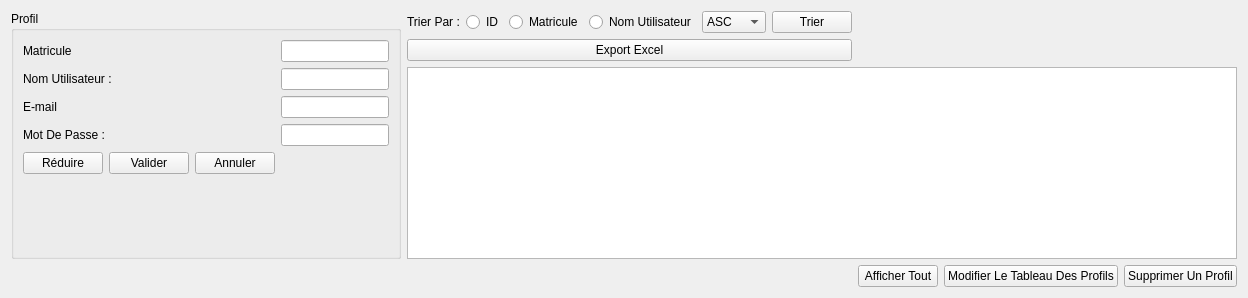
              <widget class="QWidget" name="gestionPro">
               <layout class="QGridLayout" name="gridLayout_4">
                <item row="3" column="2" colspan="2">
                 <layout class="QHBoxLayout" name="horizontalLayout_21">
                  <item>
                   <widget class="QPushButton" name="afficherTablePro">
                    <property name="text">
                     <string>Afficher Tout</string>
                    </property>
                   </widget>
                  </item>
                  <item>
                   <widget class="QPushButton" name="modifierPro">
                    <property name="styleSheet">
                     <string notr="true">&lt;button type=&quot;button&quot; class=&quot;btn btn-dark&quot;&gt;Dark&lt;/button&gt;</string>
                    </property>
                    <property name="text">
                     <string>Modifier Le Tableau Des Profils</string>
                    </property>
                    <property name="checkable">
                     <bool>true</bool>
                    </property>
                    <property name="checked">
                     <bool>false</bool>
                    </property>
                   </widget>
                  </item>
                  <item>
                   <widget class="QPushButton" name="supprimerPro">
                    <property name="enabled">
                     <bool>true</bool>
                    </property>
                    <property name="text">
                     <string>Supprimer Un Profil</string>
                    </property>
                   </widget>
                  </item>
                 </layout>
                </item>
                <item row="0" column="0" rowspan="3">
                 <widget class="QGroupBox" name="groupProfil">
                  <property name="title">
                   <string>Profil</string>
                  </property>
                  <layout class="QFormLayout" name="formLayout_3">
                   <item row="0" column="0">
                    <widget class="QLabel" name="label_21">
                     <property name="text">
                      <string>Matricule</string>
                     </property>
                    </widget>
                   </item>
                   <item row="0" column="1">
                    <widget class="QLineEdit" name="matriculeP">
                     <property name="text">
                      <string/>
                     </property>
                    </widget>
                   </item>
                   <item row="1" column="0">
                    <widget class="QLabel" name="label_14">
                     <property name="text">
                      <string>Nom Utilisateur :</string>
                     </property>
                    </widget>
                   </item>
                   <item row="1" column="1">
                    <widget class="QLineEdit" name="nomUP"/>
                   </item>
                   <item row="2" column="0">
                    <widget class="QLabel" name="label_18">
                     <property name="text">
                      <string>E-mail</string>
                     </property>
                    </widget>
                   </item>
                   <item row="2" column="1">
                    <widget class="QLineEdit" name="email"/>
                   </item>
                   <item row="3" column="0">
                    <widget class="QLabel" name="label_22">
                     <property name="text">
                      <string>Mot De Passe :</string>
                     </property>
                    </widget>
                   </item>
                   <item row="3" column="1">
                    <widget class="QLineEdit" name="motDePasseP"/>
                   </item>
                   <item row="4" column="0">
                    <layout class="QHBoxLayout" name="horizontalLayout_24">
                     <item>
                      <widget class="QPushButton" name="reduire">
                       <property name="text">
                        <string>Réduire</string>
                       </property>
                      </widget>
                     </item>
                     <item>
                      <widget class="QPushButton" name="vAjouterPro">
                       <property name="text">
                        <string>Valider</string>
                       </property>
                      </widget>
                     </item>
                     <item>
                      <widget class="QPushButton" name="annulerAjoutPers_2">
                       <property name="text">
                        <string>Annuler</string>
                       </property>
                      </widget>
                     </item>
                    </layout>
                   </item>
                  </layout>
                 </widget>
                </item>
                <item row="0" column="1">
                 <layout class="QHBoxLayout" name="horizontalLayout_25">
                  <item>
                   <widget class="QLabel" name="label_26">
                    <property name="text">
                     <string>Trier Par :</string>
                    </property>
                   </widget>
                  </item>
                  <item>
                   <widget class="QRadioButton" name="idT">
                    <property name="text">
                     <string>ID</string>
                    </property>
                   </widget>
                  </item>
                  <item>
                   <widget class="QRadioButton" name="matT">
                    <property name="text">
                     <string>Matricule</string>
                    </property>
                   </widget>
                  </item>
                  <item>
                   <widget class="QRadioButton" name="nomUT">
                    <property name="text">
                     <string>Nom Utilisateur</string>
                    </property>
                   </widget>
                  </item>
                  <item>
                   <widget class="QComboBox" name="AD">
                    <item>
                     <property name="text">
                      <string>ASC</string>
                     </property>
                    </item>
                    <item>
                     <property name="text">
                      <string>DESC</string>
                     </property>
                    </item>
                   </widget>
                  </item>
                  <item>
                   <widget class="QPushButton" name="trier">
                    <property name="text">
                     <string>Trier</string>
                    </property>
                   </widget>
                  </item>
                 </layout>
                </item>
                <item row="2" column="1" colspan="3">
                 <widget class="QTableView" name="tablePro"/>
                </item>
                <item row="1" column="1">
                 <widget class="QPushButton" name="exportExcelP">
                  <property name="text">
                   <string>Export Excel</string>
                  </property>
                 </widget>
                </item>
               </layout>
              </widget>
